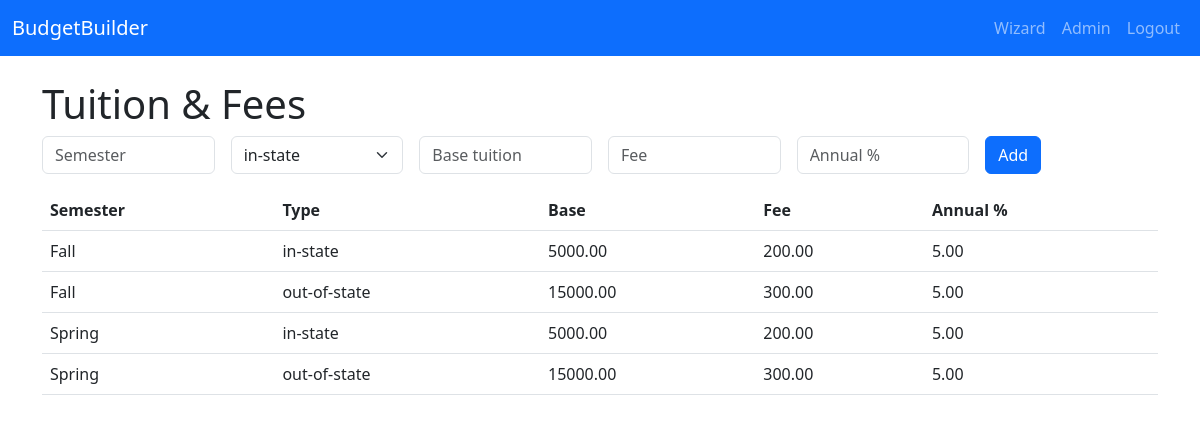
The app's page /admin/manage_tuition.php (signed in) with its own data.
### tables this page shows
CREATE TABLE IF NOT EXISTS tuition_fees (
  tuition_id INT AUTO_INCREMENT PRIMARY KEY,
  semester VARCHAR(10),
  tuition_type VARCHAR(20),
  base_tuition DECIMAL(10,2),
  fee_amount DECIMAL(10,2),
  annual_increase_percent DECIMAL(5,2)
);

### admin/manage_tuition.php (the view, shortened to what this page needs)
<?php
require '../config.php'; require_login();
$rows = $pdo->query('SELECT * FROM tuition_fees')->fetchAll();
require '../templates/header.php';
?>
<h1>Tuition & Fees</h1>
<form method="post" class="row g-3 mb-3">
  <div class="col-md-2"><input name="semester" class="form-control" placeholder="Semester"></div>
  <div class="col-md-2"><select name="tuition_type" class="form-select"><option value="in-state">in-state</option><option value="out-of-state">out-of-state</option></select></div>
  <div class="col-md-2"><input name="base_tuition" class="form-control" placeholder="Base tuition"></div>
  <div class="col-md-2"><input name="fee_amount" class="form-control" placeholder="Fee"></div>
  <div class="col-md-2"><input name="annual_increase_percent" class="form-control" placeholder="Annual %"></div>
  <div class="col-md-2"><button class="btn btn-primary">Add</button></div>
</form>
<table class="table"><thead><tr><th>Semester</th><th>Type</th><th>Base</th><th>Fee</th><th>Annual %</th></tr></thead><tbody>
<?php foreach($rows as $r): ?><tr><td><?=htmlspecialchars($r['semester'])?></td><td><?=htmlspecialchars($r['tuition_type'])?></td><td><?=htmlspecialchars($r['base_tuition'])?></td><td><?=htmlspecialchars($r['fee_amount'])?></td><td><?=htmlspecialchars($r['annual_increase_percent'])?></td></tr><?php endforeach; ?>
</tbody></table>
<?php require '../templates/footer.php'; ?>

### records on screen
tuition_fees: semester "Fall", tuition_type "in-state", base_tuition "5000.00", fee_amount "200.00", annual_increase_percent "5.00"
tuition_fees: semester "Fall", tuition_type "out-of-state", base_tuition "15000.00", fee_amount "300.00", annual_increase_percent "5.00"
tuition_fees: semester "Spring", tuition_type "in-state", base_tuition "5000.00", fee_amount "200.00", annual_increase_percent "5.00"
tuition_fees: semester "Spring", tuition_type "out-of-state", base_tuition "15000.00", fee_amount "300.00", annual_increase_percent "5.00"
